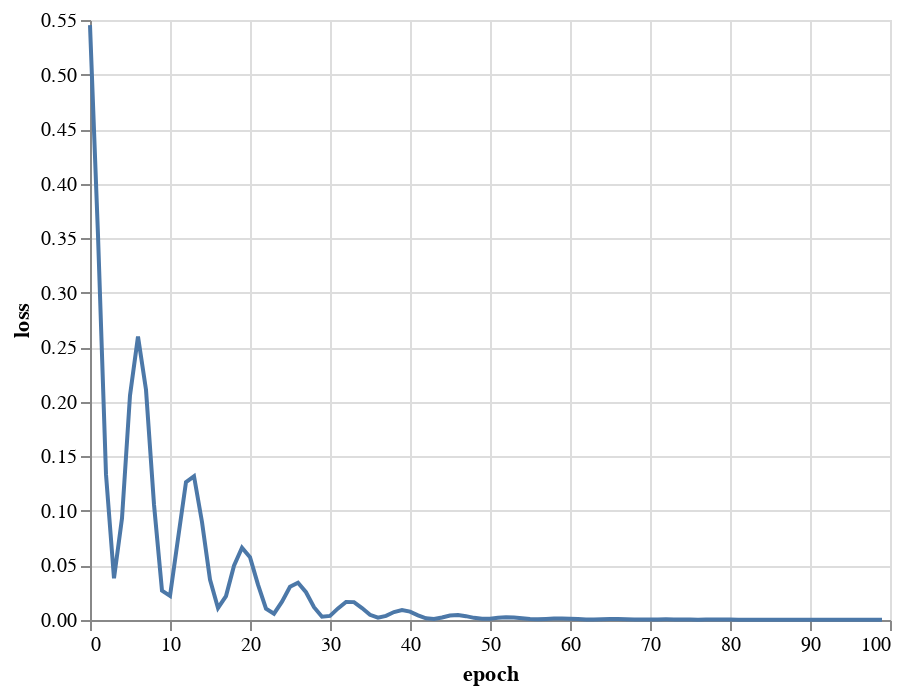

Notebook cell for this chart:
### Code cell
losses = pd.DataFrame({"epoch": range(len(loss_over_time)), "loss": loss_over_time})
alt.Chart(losses).mark_line().encode(
    x="epoch",
    y="loss",
)

### Figure 1 — Vega-Lite specification as saved in the notebook (floating-point values rounded to 4 significant figures)
{"config": {"view": {"continuousWidth": 400, "continuousHeight": 300}}, "data": {"name": "data-355f65855826090493d256d4590a4da5"}, "mark": "line", "encoding": {"x": {"field": "epoch", "type": "quantitative"}, "y": {"field": "loss", "type": "quantitative"}}, "$schema": "https://vega.github.io/schema/vega-lite/v4.17.0.json", "datasets": {"data-355f65855826090493d256d4590a4da5": [{"epoch": 0, "loss": 0.5453}, {"epoch": 1, "loss": 0.3526}, {"epoch": 2, "loss": 0.1335}, {"epoch": 3, "loss": 0.03823}, {"epoch": 4, "loss": 0.09322}, {"epoch": 5, "loss": 0.2059}, {"epoch": 6, "loss": 0.2599}, {"epoch": 7, "loss": 0.211}, {"epoch": 8, "loss": 0.1059}, {"epoch": 9, "loss": 0.02686}, {"epoch": 10, "loss": 0.02205}, {"epoch": 11, "loss": 0.07452}, {"epoch": 12, "loss": 0.1265}, {"epoch": 13, "loss": 0.1318}, {"epoch": 14, "loss": 0.08985}, {"epoch": 15, "loss": 0.03705}, {"epoch": 16, "loss": 0.01105}, {"epoch": 17, "loss": 0.02188}, {"epoch": 18, "loss": 0.04977}, {"epoch": 19, "loss": 0.06627}, {"epoch": 20, "loss": 0.05764}, {"epoch": 21, "loss": 0.0324}, {"epoch": 22, "loss": 0.01044}, {"epoch": 23, "loss": 0.005758}, {"epoch": 24, "loss": 0.01681}, {"epoch": 25, "loss": 0.03049}, {"epoch": 26, "loss": 0.03422}, {"epoch": 27, "loss": 0.02546}, {"epoch": 28, "loss": 0.01171}, {"epoch": 29, "loss": 0.002987}, {"epoch": 30, "loss": 0.003736}, {"epoch": 31, "loss": 0.01063}, {"epoch": 32, "loss": 0.01648}, {"epoch": 33, "loss": 0.01639}, {"epoch": 34, "loss": 0.01095}, {"epoch": 35, "loss": 0.004739}, {"epoch": 36, "loss": 0.002068}, {"epoch": 37, "loss": 0.003785}, {"epoch": 38, "loss": 0.00727}, {"epoch": 39, "loss": 0.009065}, {"epoch": 40, "loss": 0.007663}, {"epoch": 41, "loss": 0.004301}, {"epoch": 42, "loss": 0.00151}, {"epoch": 43, "loss": 0.0009588}, {"epoch": 44, "loss": 0.002356}, {"epoch": 45, "loss": 0.004049}, {"epoch": 46, "loss": 0.004528}, {"epoch": 47, "loss": 0.00353}, {"epoch": 48, "loss": 0.001982}, {"epoch": 49, "loss": 0.001056}, {"epoch": 50, "loss": 0.001225}, {"epoch": 51, "loss": 0.002019}, {"epoch": 52, "loss": 0.002577}, {"epoch": 53, "loss": 0.002383}, {"epoch": 54, "loss": 0.001604}, {"epoch": 55, "loss": 0.0008401}, {"epoch": 56, "loss": 0.0005823}, {"epoch": 57, "loss": 0.000857}, {"epoch": 58, "loss": 0.00129}, {"epoch": 59, "loss": 0.001464}, {"epoch": 60, "loss": 0.001247}, {"epoch": 61, "loss": 0.0008332}, {"epoch": 62, "loss": 0.0005369}, {"epoch": 63, "loss": 0.0005263}, {"epoch": 64, "loss": 0.0007204}, {"epoch": 65, "loss": 0.0008974}, {"epoch": 66, "loss": 0.0008915}, {"epoch": 67, "loss": 0.0007102}, {"epoch": 68, "loss": 0.0004967}, {"epoch": 69, "loss": 0.0003947}, {"epoch": 70, "loss": 0.0004383}, {"epoch": 71, "loss": 0.0005462}, {"epoch": 72, "loss": 0.0006054}, {"epoch": 73, "loss": 0.0005637}, {"epoch": 74, "loss": 0.0004572}, {"epoch": 75, "loss": 0.0003657}, {"epoch": 76, "loss": 0.0003425}, {"epoch": 77, "loss": 0.0003784}, {"epoch": 78, "loss": 0.0004211}, {"epoch": 79, "loss": 0.0004242}, {"epoch": 80, "loss": 0.0003822}, {"epoch": 81, "loss": 0.000327}, {"epoch": 82, "loss": 0.0002958}, {"epoch": 83, "loss": 0.000301}, {"epoch": 84, "loss": 0.0003249}, {"epoch": 85, "loss": 0.0003387}, {"epoch": 86, "loss": 0.0003272}, {"epoch": 87, "loss": 0.0002976}, {"epoch": 88, "loss": 0.0002702}, {"epoch": 89, "loss": 0.0002595}, {"epoch": 90, "loss": 0.0002647}, {"epoch": 91, "loss": 0.0002729}, {"epoch": 92, "loss": 0.0002717}, {"epoch": 93, "loss": 0.0002589}, {"epoch": 94, "loss": 0.0002424}, {"epoch": 95, "loss": 0.0002319}, {"epoch": 96, "loss": 0.0002309}, {"epoch": 97, "loss": 0.0002351}, {"epoch": 98, "loss": 0.0002369}, {"epoch": 99, "loss": 0.0002314}]}}
